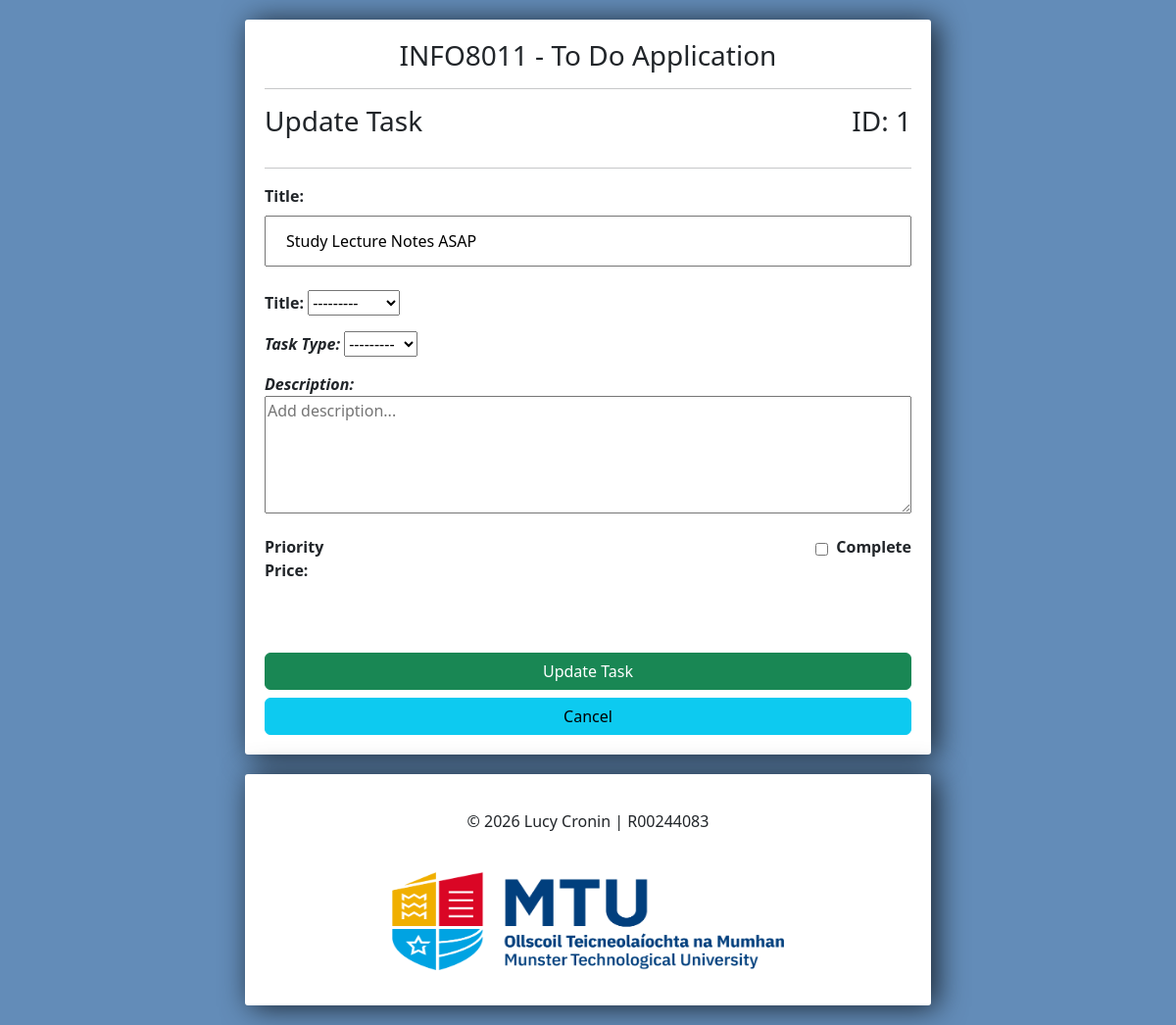
The app's page /update/1/ with its own data.
### tasks/models.py (models this page shows, shortened)
class Task(models.Model):
    TYPE_CHOICES = [
        ('Work', 'Work'),
        ('Personal', 'Personal'),
        ('Shopping', 'Shopping'),
        ('Other', 'Other'),
    ]
    PRIORITY_CHOICES = [
        (1, 'High'),
        (2, 'Medium'),
        (3, 'Low'),
    ]
    title = models.CharField(max_length=200)
    complete = models.BooleanField(default=False)
    type = models.CharField(max_length=24, choices=TYPE_CHOICES, blank=False)
    task_type = models.ForeignKey(Type, on_delete=models.SET_NULL, null=True)
    description = models.TextField(blank=True, null=True)
    created = models.DateTimeField(auto_now_add=True)
    complete_date = models.DateTimeField(auto_now_add=True)

### tasks/views.py (the view, shortened to what this page needs)
# urls.py: path('update/<str:pk>/', update_task, name='update'),
def update_task(request, pk):
    task = Task.objects.get(id=pk)
    form = TaskForm(instance=task)
    context = {'form': form}
    return render(request, 'update.html', context)

### tasks/forms.py
class TaskForm(forms.ModelForm):
    title = forms.CharField(widget=forms.TextInput(attrs={'placeholder': 'Add new task...'}))
    description = forms.CharField(required=False,widget=forms.Textarea(attrs={'placeholder': 'Add description...'}))
    class Meta:
        model = Task
        fields = '__all__'
        widgets = {
            'type': forms.Select(attrs={'class': 'bootstrap-select'}),
            'priority': forms.Select(attrs={'class': 'bootstrap-select'}),
            'price': forms.NumberInput(attrs={'min': '0.0'}),
        }

### tasks/models.py (called while the page is built)
    def __str__(self):
        return self.name

### tasks/templates/update.html (shortened to what this page needs)
{% extends 'base.html' %}
{%load static %}
{% block content %}
    <div>
        <h3 class="h-left" >Update Task</h3>
        <h3 class="h-right" > ID: {{ form.instance.id }}</h3>
    <hr>
    </div>
    <form method="POST" action="">
        <p> <b> Title: </b> {{ form.title }} </p>
        <p> <b> Title: </b> {{ form.type }} </p>
        <p> <b> <em>Task Type: </em> </b> {{ form.task_type }} </p>
        <p class="textarena"> <b> <em>Description: </em> </b> {{ form.description }} </p>
        <div class="inline"> <b>Priority</b>&nbsp;&nbsp;<b>{{ form.priority }}</b></div>
        <div class="inline h-right"> {{form.complete}}&nbsp;&nbsp;<b>Complete</b></div>
        <p> <b> Price: </b> {{ form.price }} </p>
<input class="btn btn-success" type="submit" value="Update Task">
<a class="w-100 btn btn-info" href="{% url 'home' %}">Cancel</a>
    </form>
{% endblock %}

### tasks/static/style.css (style rules this page uses)
body { background-color: #638CB8; }
input { width: 100%; padding: 12px 20px; margin: 8px 0; box-sizing: border-box; }
input::placeholder { color: #d3d3d3; }
.h-left { float: left; }
.h-right { float: right; }
.inline { display: inline-flex; white-space: nowrap; }
textarea { height: 15vh; width: 100%; }

### records on screen
Task: instance.id "1", title "Study Lecture Notes ASAP", type "---------", task_type "---------"
